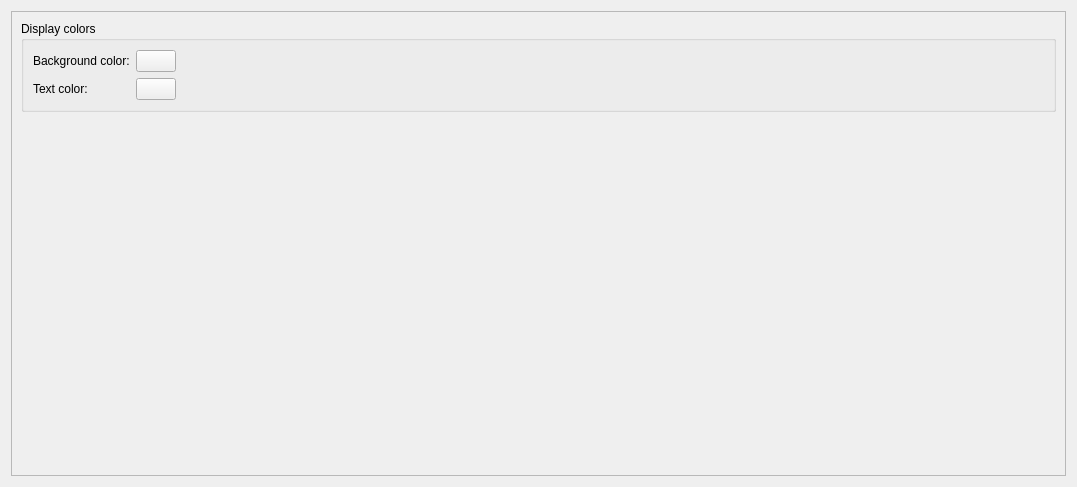
<?xml version="1.0" encoding="UTF-8"?>
<ui version="4.0">
 <class>ColorSettings</class>
 <widget class="QWidget" name="ColorSettings">
  <property name="geometry">
   <rect>
    <x>0</x>
    <y>0</y>
    <width>1077</width>
    <height>487</height>
   </rect>
  </property>
  <property name="windowTitle">
   <string>Form</string>
  </property>
  <layout class="QHBoxLayout" name="horizontalLayout_2">
   <item>
    <widget class="QScrollArea" name="scrollArea">
     <property name="widgetResizable">
      <bool>true</bool>
     </property>
     <widget class="QWidget" name="scrollAreaWidgetContents">
      <property name="geometry">
       <rect>
        <x>0</x>
        <y>0</y>
        <width>1063</width>
        <height>473</height>
       </rect>
      </property>
      <layout class="QVBoxLayout" name="verticalLayout_4">
       <item>
        <widget class="QGroupBox" name="groupBox">
         <property name="title">
          <string>Display colors</string>
         </property>
         <layout class="QGridLayout" name="gridLayout">
          <item row="0" column="0">
           <widget class="QLabel" name="label">
            <property name="text">
             <string>Background color:</string>
            </property>
           </widget>
          </item>
          <item row="0" column="1">
           <widget class="KColorButton" name="kcfg_backgroundColor">
            <property name="toolTip">
             <string>Background color of the stopwatch display(s)</string>
            </property>
           </widget>
          </item>
          <item row="1" column="0">
           <widget class="QLabel" name="label_2">
            <property name="text">
             <string>Text color:</string>
            </property>
           </widget>
          </item>
          <item row="1" column="1">
           <widget class="KColorButton" name="kcfg_textColor">
            <property name="toolTip">
             <string>Text color of the stopwatch display(s) font(s)</string>
            </property>
           </widget>
          </item>
          <item row="0" column="2">
           <spacer name="horizontalSpacer">
            <property name="orientation">
             <enum>Qt::Horizontal</enum>
            </property>
            <property name="sizeHint" stdset="0">
             <size>
              <width>40</width>
              <height>20</height>
             </size>
            </property>
           </spacer>
          </item>
         </layout>
        </widget>
       </item>
       <item>
        <spacer name="verticalSpacer">
         <property name="orientation">
          <enum>Qt::Vertical</enum>
         </property>
         <property name="sizeHint" stdset="0">
          <size>
           <width>20</width>
           <height>40</height>
          </size>
         </property>
        </spacer>
       </item>
      </layout>
     </widget>
    </widget>
   </item>
  </layout>
 </widget>
 <customwidgets>
  <customwidget>
   <class>KColorButton</class>
   <extends>QPushButton</extends>
   <header>kcolorbutton.h</header>
  </customwidget>
 </customwidgets>
 <resources/>
 <connections/>
</ui>
